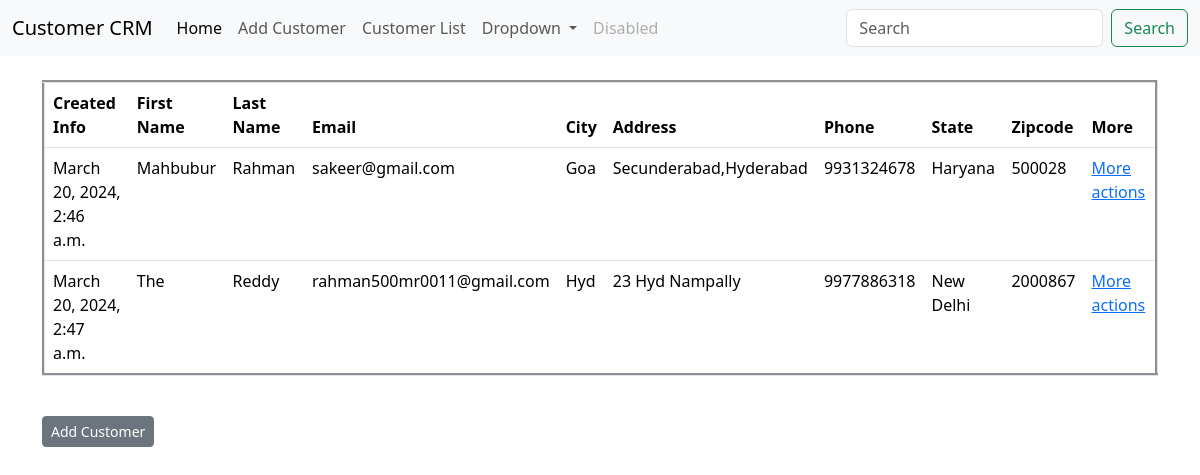
Page /retreive/ on the earlier database version.
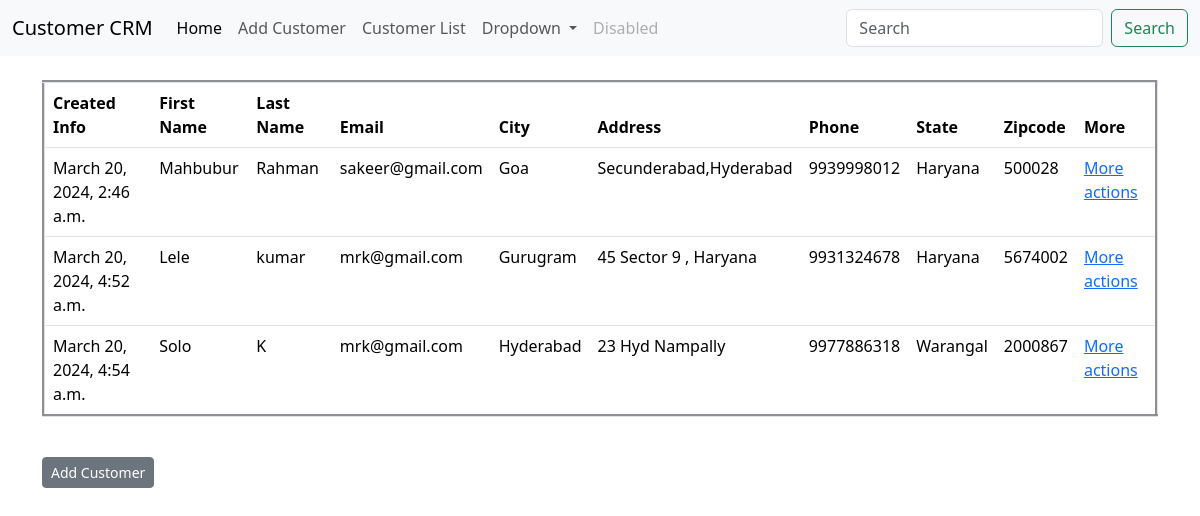
Same page on the later database version.
### customer_app/models.py (models this page shows, shortened)
class Customer(models.Model):
    created_at = models.DateTimeField(auto_now_add=True)
    first_name = models.CharField(max_length=100)
    last_name = models.CharField(max_length=100)
    email = models.EmailField()
    phone = models.CharField(max_length=12)
    address = models.TextField(max_length=64)
    city = models.CharField(max_length=64)
    state = models.CharField(max_length=54)
    zipcode = models.IntegerField()

### customer_app/views.py (the view)
# urls.py: path('retreive/', views.retrieve_customer,name='retrieve-customer'),
def retrieve_customer(request):
    customer = Customer.objects.all()
    return render(request,"retrieve_customer.html",{'customer':customer})

### customer_app/templates/retrieve_customer.html (shortened to what this page needs)
{% extends "index.html"%}
{% block content %}
  <div>
    <table border="3" class="table">
        <thead>
            <th>Created Info</th>
            <th>First Name </th>
            <th>Last Name </th>
            <th>Email </th>
            <th>City </th>
            <th>Address </th>
            <th>Phone </th>
            <th>State </th>
            <th>Zipcode</th>
            <th>More</th>
        </thead>
        {%for customer in customer%}
        <tr >
            <td>{{customer.created_at}}</td>
            <td>{{customer.first_name}}</td>
            <td>{{customer.last_name}}</td>
            <td>{{customer.email}}</td>
            <td>{{customer.city}}</td>
            <td>{{customer.address}}</td>
            <td>{{customer.phone}}</td>
            <td>{{customer.state}}</td>
            <td>{{customer.zipcode}}</td>
            <td><a href="{% url 'customer-detail' customer.id %}">More actions</a></td>
            {%endfor%}
        </tr>
    </table>
  </div>
 <br>
    <a class="btn btn-secondary btn-sm" href="/create">Add Customer</a>
{%endblock%}

### customer_app/templates/index.html (shortened to what this page needs)
{% load static%}
<!doctype html>
<html lang="en">
  <head>
    <link rel="stylesheet" type="text/css" href="{% static 'css/home.css' %}">
    <link href="https://cdn.jsdelivr.net/npm/bootstrap@5.3.3/dist/css/bootstrap.min.css" rel="stylesheet">
  </head>
  <body>
    {% include "navbar.html"%}
    <br>
    <div class="container">
        {% block content %}
        {% endblock %}
    </div>
  </body>
</html>

### customer_app/templates/navbar.html (shortened to what this page needs)
<nav class="navbar navbar-expand-lg bg-body-tertiary">
    <div class="container-fluid">
      <a class="navbar-brand" href="/">Customer CRM</a>
      <div class="collapse navbar-collapse" id="navbarSupportedContent">
        <ul class="navbar-nav me-auto mb-2 mb-lg-0">
          <li class="nav-item">
            <a class="nav-link active" aria-current="page" href="/">Home</a>
          </li>
          <li class="nav-item">
            <a class="nav-link" href="/create">Add Customer</a>
          </li>
          <li class="nav-item">
            <a class="nav-link" href="/retreive">Customer List</a>
          </li>
          <li class="nav-item dropdown">
            <a class="nav-link dropdown-toggle" href="#" role="button" data-bs-toggle="dropdown" aria-expanded="false">
              Dropdown
            </a>
          </li>
          <li class="nav-item">
            <a class="nav-link disabled" aria-disabled="true">Disabled</a>
          </li>
        </ul>
        <form class="d-flex" role="search">
          <input class="form-control me-2" type="search" placeholder="Search" aria-label="Search">
          <button class="btn btn-outline-success" type="submit">Search</button>
        </form>
      </div>
    </div>
  </nav>

Differences in the rows shown:
removed Customer: created_at "March 20, 2024, 2:47 a.m.", first_name "The", last_name "Reddy", email "rahman500mr0011@gmail.com", city "Hyd", address "23 Hyd Nampally", phone "9977886318", state "New Delhi", zipcode "2000867"
changed Customer "March 20, 2024, 2:46 a.m.": phone "9931324678" → "9939998012"
added Customer: created_at "March 20, 2024, 4:52 a.m.", first_name "Lele", last_name "kumar", email "mrk@gmail.com", city "Gurugram", address "45 Sector 9 , Haryana", phone "9931324678", state "Haryana", zipcode "5674002"
added Customer: created_at "March 20, 2024, 4:54 a.m.", first_name "Solo", last_name "K", email "mrk@gmail.com", city "Hyderabad", address "23 Hyd Nampally", phone "9977886318", state "Warangal", zipcode "2000867"
